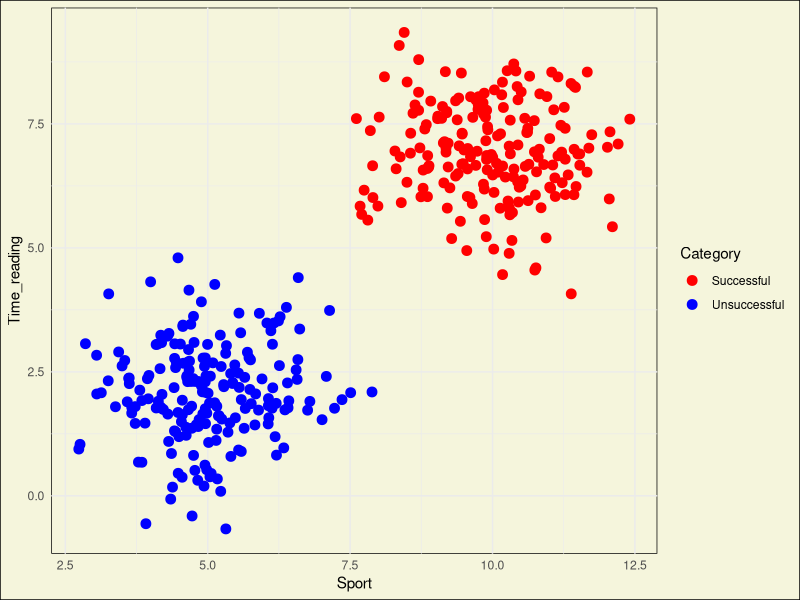
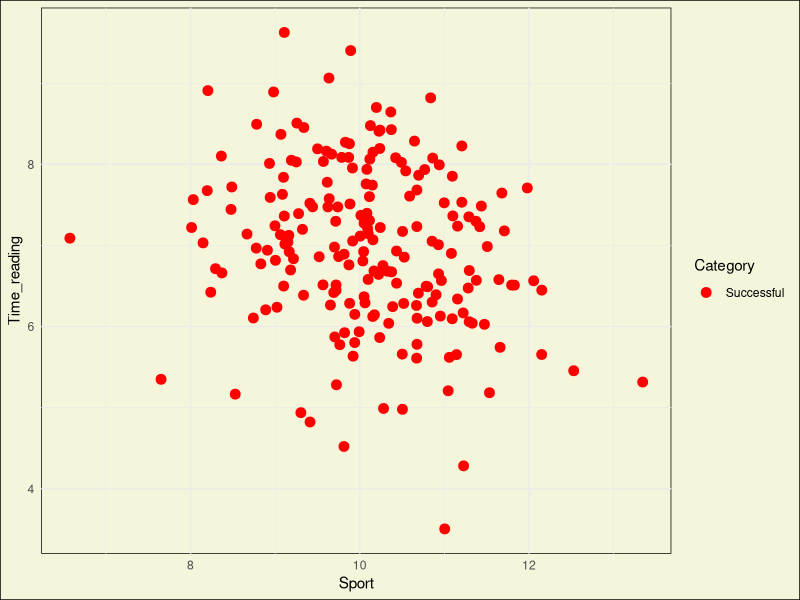

These figures' R source, in order: (Note: this script raises an error after producing the figures.)
library(ggplot2)



plot1 = function(){
  rm(list=ls())
  n=200

  successful <- data.frame(
    Sport = rnorm(n, mean = 10),
    Time_reading = rnorm(n, mean = 7),
    Category = "Successful")
  
  unsuccessful <- data.frame(
    Sport = rnorm(n, mean = 5),
    Time_reading = rnorm(n, mean = 2),
    Category = "Unsuccessful")
  
  data = rbind(successful, unsuccessful)
  
  plot = ggplot(data, aes(x = Sport, y = Time_reading, color = Category)) +
    geom_point(size=3) +
    scale_color_manual(values = c("Successful" = "red", "Unsuccessful" = "blue")) +
    theme_minimal() +
    theme(
      panel.background = element_rect(fill = "beige"),
      plot.background = element_rect(fill = "beige"))
  plot
}
plot1()

plot2 = function(){
  rm(list=ls())
  n = 200
  
  df = data.frame(
    Sport = rnorm(n, mean = 10),
    Time_reading = rnorm(n, mean = 7),
    Category = "Successful")

  plot = ggplot(df, aes(x = Sport, y = Time_reading, color=Category)) +
    geom_point(size=3) +
    scale_color_manual(values = c("Successful" = "red")) +
    theme_minimal() +
    theme(
      panel.background = element_rect(fill = "beige"),
      plot.background = element_rect(fill = "beige"))
  plot
}
plot2()

plot3 = function(n=20){
  rm(list=ls())
  
  successful <- data.frame(
    Sport = rnorm(n, mean = 7),
    Time_reading = rnorm(n, mean = 4),
    Category = "Successful")

  unsuccessful <- data.frame(
    Sport = rnorm(n, mean = 7),
    Time_reading = rnorm(n, mean = 4),
    Category = "Unsuccessful")

  data = rbind(successful, unsuccessful)
  
  plot = ggplot(data, aes(x = Sport, y = Time_reading, color = Category)) +
    geom_point(size=3) +
    scale_color_manual(values = c("Successful" = "red", "Unsuccessful" = "blue")) +
    theme_minimal() +
    theme(
      panel.background = element_rect(fill = "beige"),
      plot.background = element_rect(fill = "beige"))
  plot
}
plot3()

